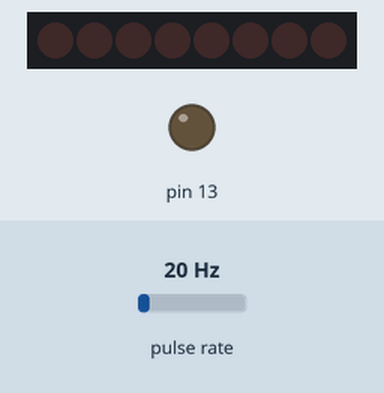
Recording of a sketch running on a simulated Arduino Uno, built with avr-gcc and run on an emulated ATmega328P. Shown: 8 shift-register outputs drawn as a row of LEDs (first output left, lit = HIGH), output pins drawn as LEDs (lit = HIGH). Wiring (inferred from the names in the program): pulse sensor: data pin 4; shift register (74HC595): data pin 10; shift clock pin 9; latch pin 12. Wiring (inferred from the signals the program sends): row of LEDs: on Q0, Q1, Q2, Q3, Q4, Q5, Q6, Q7. The inputs (shaded band) are chosen by the test bench; at power-on: pulse rate 20 Hz. Pins used as bus, display or sensor lines are not drawn.

Above: at 0.15 s.
At 0.75 s:
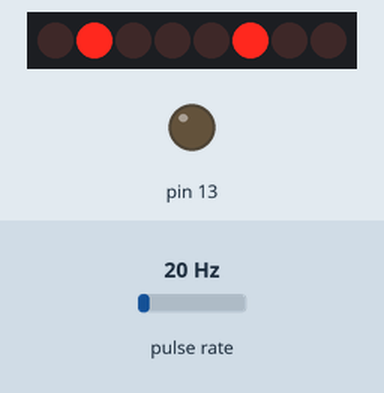
At 1.05 s:
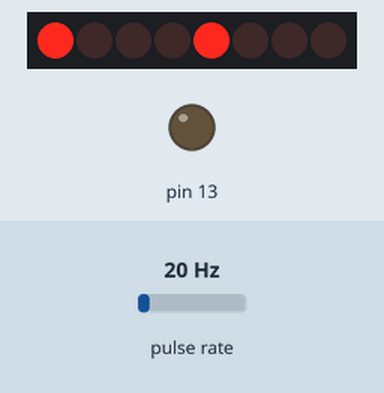
At 1.65 s:
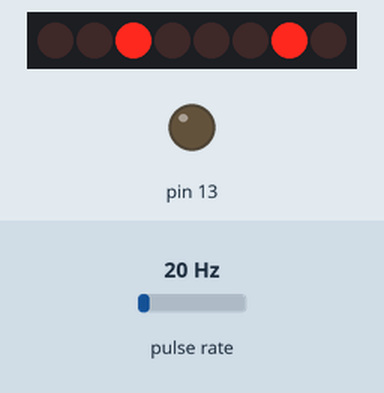
At 8.15 s:
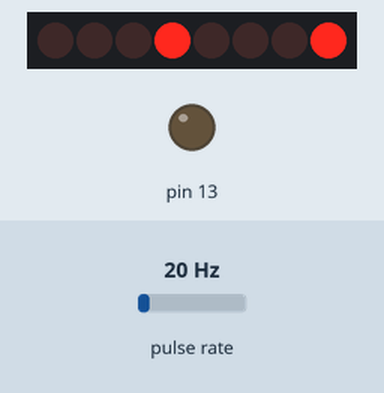
Timing chart, 0 to 10.4 s (numbered marks = the images above):
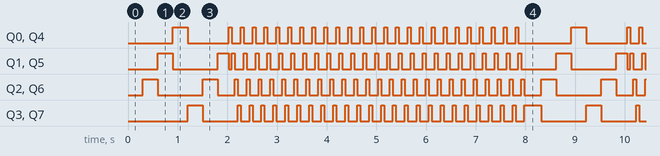

The sketch:

Xmas1.ino
```cpp
//**************************************************************//
//  Name    : shiftOutCode, Hello World
//  Author  : Carlyn Maw,Tom Igoe, David A. Mellis
//  Date    : 25 Oct, 2006
//  Modified: 23 Mar 2010
//  Version : 2.0
//  Notes   : Code for using a 74HC595 Shift Register           //
//          : to count from 0 to 255


#ifndef cbi
#define cbi(sfr, bit) (_SFR_BYTE(sfr) &= ~_BV(bit))
#endif
#ifndef sbi
#define sbi(sfr, bit) (_SFR_BYTE(sfr) |= _BV(bit))
#endif
//Pin connected to ST_CP of 74HC595
const byte latchPin = 0;
//Pin connected to SH_CP of 74HC595
const byte clockPin2 = 1;
////Pin connected to DS of 74HC595
const byte dataPin2 = 2;
const byte clockPin1 = 3;
////Pin connected to DS of 74HC595
const byte dataPin1 = 4;
const byte timer =  2;

  byte i, sreg;
void setup() {
  //set pins to output so you can control the shift register
  DDRB = B111111;
  TCCR0B |=  _BV(CS02) | _BV(CS00) ;
}

void turn(byte bits1, byte bits2) {
    //digitalWrite(latchPin, LOW);
    PORTB &= (1<<latchPin);
    // shift out the bits:
    //shiftOut(dataPin, clockPin, LSBFIRST, bits);
    shiftout1(bits1);shiftout2(bits2);

    //take the latch pin high so the LEDs will light up:
    //digitalWrite(latchPin, HIGH);
    PORTB |= (1<< latchPin);
    // pause before next value:
}

void _de(byte c = 1) {
  for (byte i=0;i<c;i++)
  delayMicroseconds(timer*5000);
}

void loop(){
  //1
  byte k,i,bi1,bi2,j;
  bi1=B10001000;
  bi2=B10000000;
  j=B10000000;
  k=B10000000;
  for (i = 1; i<= 100;i++) {
    turn(bi2,bi1);
    _de(2);
    bi1 = bi1 >> 1;
    bi2 = bi2 >> 1;
    if (bi2 == 0) {
        j = j >> 1;
        k = k | j;
        bi2 = k;
    }
    if (bi1 == B00001000) bi1 = B10001000;
  }
  bi1=B10001000;
  bi2 = B11000000;
  for (i = 1; i<= 100;i++) {
    turn(bi2,bi1);
    _de(2);
    turn(bi2,bi1);
    _de(2);
    turn(bi2,bi1);
    _de(2);
    bi1 = bi1 >> 1;
    bi2 = bi2 >> 1;
    if (bi2 == 0) {
        j = j >> 1;
        k = k | j;
        bi2 = k;
    }
    if (bi1 == B00001000) bi1 = B10001000;
  }
}


void shiftout1(uint8_t val)
{
   turnofftim();
	uint8_t i;

	for (i = 0; i < 8; i++)  {
                //LSBFIRST
                if (!!(val & (1 << (i))))
                  PORTB = sbi(PORTB,dataPin1);
                else
                  PORTB = cbi(PORTB,dataPin1);
                PORTB = sbi(PORTB, clockPin1);
                PORTB = cbi(PORTB, clockPin1);
	}
  turnontim();
}
void shiftout2(uint8_t val)
{
   turnofftim();
	uint8_t i;

	for (i = 0; i < 8; i++)  {
                //LSBFIRST
                if (!!(val & (1 << (i))))
                  PORTB = sbi(PORTB,dataPin2);
                else
                  PORTB = cbi(PORTB,dataPin2);
                PORTB = sbi(PORTB, clockPin2);
                PORTB = cbi(PORTB, clockPin2);
	}
  turnontim();
}


void digitalwrite(uint8_t pin, uint8_t val)
{

//	uint8_t oldSREG = SREG;
//	cli();
	if (val) {
	  PORTB = sbi(PORTB, pin);
	} else {
	  PORTB = cbi(PORTB, pin);
	}
//	SREG = oldSREG;
//sei();
}

void turnofftim()
{
  cbi(TCCR0A, COM0A1);
  cbi(TCCR0A, COM0B1);
 // cbi(TCCR0A, COM0A0);
 // cbi(TCCR0A, COM0B0);
}
void turnontim()
{
   sbi(TCCR0A, COM0A1);
  sbi(TCCR0A, COM0B1);
  //sbi(TCCR0A, COM0A0);
  //sbi(TCCR0A, COM0B0);
}
```

Measured:
- by itself, Q0, Q4: repeats every 8.0 s: LOW 0.82 s, 24 × (HIGH 0.06 s, LOW 0.18 s), HIGH 0.06 s, LOW 1.1 s, HIGH 0.30 s
- by itself, Q1, Q5: repeats every 8.0 s: LOW 0.90 s, HIGH 0.22 s, LOW 0.06 s, 24 × (HIGH 0.06 s, LOW 0.18 s), HIGH 0.06 s, LOW 0.70 s, HIGH 0.30 s
- by itself, Q2, Q3, Q6, Q7: moves between LOW and HIGH, repeating every 8.0 s
